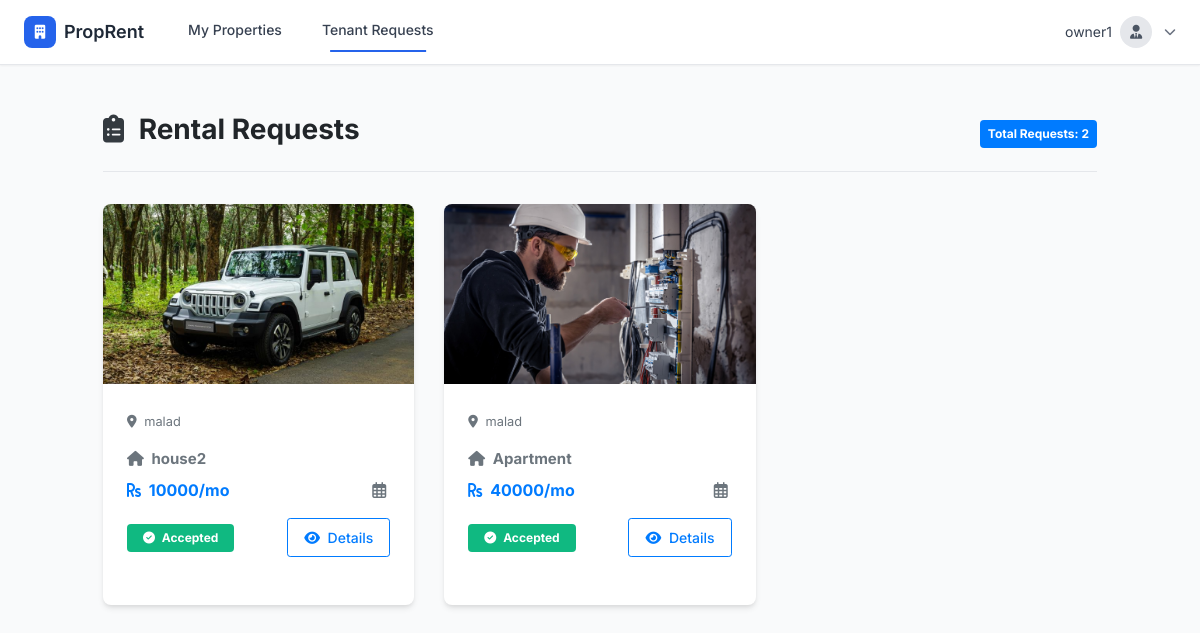
/owner_requests (signed in), run on the app's committed database.
### house_rent_app/models.py (models this page shows, shortened)
class Request(models.Model):
    house = models.ForeignKey(House, on_delete=models.CASCADE, related_name='requests')
    tenant = models.ForeignKey(User, on_delete=models.CASCADE, related_name='requests')
    created_at = models.DateTimeField(default=timezone.now)
    status = models.BooleanField(default=False)

class House(models.Model):
    title = models.CharField(max_length=200)
    description = models.TextField()
    rent = models.IntegerField()
    address = models.CharField(max_length=200)
    city = models.CharField(max_length=100)
    image = models.ImageField(upload_to='house_images/')
    created_at = models.DateTimeField(default=timezone.now)
    area = models.IntegerField()
    owner = models.ForeignKey(User, on_delete=models.CASCADE, related_name='houses')
    is_available = models.BooleanField(default=True)
    furnished = models.BooleanField(default=False)
    no_of_rooms = models.IntegerField(default=1)

class UserProfile(models.Model):
    user = models.OneToOneField(User, on_delete=models.CASCADE)
    phone_number = models.CharField(max_length=15, unique=True)
    type = models.BooleanField(default=False)  # True for owner, False for tenant
    address = models.CharField(max_length=200)
    city = models.CharField(max_length=100)

### house_rent_app/views.py (the view, shortened to what this page needs)
# urls.py: path('owner_requests', views.OwnerRequests.as_view(), name='owner_requests'),
class OwnerRequests(LoginRequiredMixin, View):
    login_url = 'login'
    redirect_field_name = 'next'
    def get(self, request):
        owner_houses = House.objects.filter(owner=request.user)
        requests = Request.objects.filter(house__in=owner_houses)
        booking_dates = []
        for req in requests:
            booking = Booking.objects.filter(house=req.house, tenant=req.tenant).first()
            if booking:
                booking_dates.append({
                    'house': req.house,
                    'tenant': req.tenant,
                    'start_date': booking.start_date,
                    'end_date': booking.end_date
                })
        return render(request, "owner_requests.html", {"requests": requests, "booking_dates": booking_dates})

### house_rent_app/templates/owner_requests.html (shortened to what this page needs)
<!DOCTYPE html>
<html lang="en">
<head>
    <link rel="stylesheet" href="https://cdn.jsdelivr.net/npm/bootstrap@4.0.0/dist/css/bootstrap.min.css">
    <link rel="stylesheet" href="https://cdnjs.cloudflare.com/ajax/libs/font-awesome/6.4.0/css/all.min.css">
</head>
<body>
    {% include 'owner_navbar.html' %}
    <div class="container py-5">
        <div class="page-header d-flex justify-content-between align-items-center">
            <h1 class="h3 font-weight-bold">
                <i class="fas fa-clipboard-list text-dark mr-2"></i> Rental Requests
            </h1>
            <span class="badge badge-primary p-2">Total Requests: {{ requests|length }}</span>
        </div>
        {% if requests %}
        <div class="row">
            {% for request in requests %}
            <div class="col-md-6 col-lg-4 mb-4">
                <div class="request-card h-100">
                    <img src="media/{{ request.house.image }}" alt="Property Image" class="property-img">
                    <div class="p-4">
                        <div class="d-flex align-items-center mb-3">
                            <div>
                                <small class="text-muted">
                                    <i class="fas fa-map-marker-alt mr-1"></i> {{ request.tenant.userprofile.address }}
                                </small>
                            </div>
                        </div>
                        <div class="mb-3">
                            <p class="text-muted small mb-2" style="font-weight: 700; font-size: 15px;">
                                <i class="fas fa-home mr-1"></i> {{ request.house.title }}
                            </p>
                            <div class="d-flex justify-content-between">
                                <span class="font-weight-bold text-primary">
                                    <i class="fas fa-rupee-sign mr-1"></i> {{ request.house.rent }}/mo
                                </span>
                                <span class="text-muted">
                                    <i class="far fa-calendar-alt mr-1"></i> {{ request.request_date|date:"M d, Y" }}
                                </span>
                            </div>
                        </div>
                        <div class="d-flex justify-content-between align-items-center">
                            {% if request.status %}
                            <span class="badge badge-accepted py-2 px-3">
                                <i class="fas fa-check-circle mr-1"></i> Accepted
                            </span>
                            {% endif %}
                            <button class="btn btn-outline-primary btn-sm action-btn" data-toggle="modal" data-target="#requestDetails{{ request.id }}">
                                <i class="fas fa-eye mr-1"></i> Details
                            </button>
                        </div>
                    </div>
                </div>
            </div>
            {% endfor %}
        </div>
        {% endif %}
    </div>
</body>
</html>

### house_rent_app/templates/owner_navbar.html (shortened to what this page needs)
<!DOCTYPE html>
<html lang="en">
<head>
    <script src="https://cdn.tailwindcss.com"></script>
    <link href="https://cdnjs.cloudflare.com/ajax/libs/font-awesome/6.1.1/css/all.min.css" rel="stylesheet">
</head>
<body class="bg-gray-50">
    <nav class="bg-white shadow-sm border-b border-gray-200 sticky top-0 z-50">
        <div class="max-w-7xl mx-auto px-4 sm:px-6 lg:px-8">
            <div class="flex justify-between h-16">
                <div class="flex items-center">
                    <div class="flex-shrink-0 flex items-center">
                        <div class="w-8 h-8 bg-blue-600 rounded-lg flex items-center justify-center">
                            <i class="fas fa-building text-white text-sm"></i>
                        </div>
                        <span class="ml-2 text-lg font-semibold text-gray-800">PropRent</span>
                    </div>
                    <div class="hidden md:ml-10 md:flex md:space-x-8">
                        <a href="{% url 'owner_home' %}"
                           class="nav-link inline-flex items-center px-1 pt-1 text-sm font-medium text-gray-700 {% if request.resolver_match.url_name == 'owner_home' %}active{% endif %}">
                            My Properties
                        </a>
                        <a href="{% url 'owner_requests' %}"
                           class="nav-link inline-flex items-center px-1 pt-1 text-sm font-medium text-gray-700 {% if request.resolver_match.url_name == 'owner_requests' %}active{% endif %}">
                            Tenant Requests
                        </a>
                    </div>
                </div>
                <div class="flex items-center">
                    <div class="relative ml-3" x-data="{ open: false }">
                        <div>
                            <button @click="open = !open" class="flex items-center space-x-3 focus:outline-none">
                                <div class="flex items-center">
                                    <span class="text-sm text-gray-700 mr-2">{{ request.user.username }}</span>
                                    <div class="w-8 h-8 bg-gray-200 rounded-full flex items-center justify-center">
                                        <i class="fas fa-user-tie text-gray-600 text-sm"></i>
                                    </div>
                                </div>
                                <i class="fas fa-chevron-down text-xs text-gray-500"></i>
                            </button>
                        </div>
                    </div>
                </div>
            </div>
        </div>
    </nav>
</body>
</html>

### house_rent_app/templates/owner_requests.html (style rules this page uses)
:root { --primary-color: #4f46e5; --success-color: #10b981; --danger-color: #ef4444; --light-bg: #f9fafb; --card-shadow: 0 4px 6px -1px rgba(0, 0, 0, 0.1), 0 2px 4px -1px rgba(0, 0, 0, 0.06); }
body { background-color: var(--light-bg); font-family: 'Segoe UI', Tahoma, Geneva, Verdana, sans-serif; }
.page-header { margin-bottom: 2rem; padding-bottom: 1rem; border-bottom: 1px solid #e5e7eb; }
.request-card { background: white; border-radius: 0.5rem; box-shadow: var(--card-shadow); transition: transform 0.2s ease, box-shadow 0.2s ease; margin-bottom: 1.5rem; }
.property-img { width: 100%; height: 180px; object-fit: cover; border-radius: 0.5rem 0.5rem 0 0; }
.badge-accepted { background-color: var(--success-color); color: white; }
.action-btn { font-weight: 500; padding: 0.5rem 1rem; }

### house_rent_app/templates/owner_navbar.html (style rules this page uses)
* { font-family: 'Inter', sans-serif; }
.nav-link { position: relative; transition: color 0.2s; }
.nav-link::after { content: ''; position: absolute; width: 0; height: 2px; bottom: -4px; left: 50%; background-color: #2563eb; transition: all 0.2s; transform: translateX(-50%); }
.nav-link.active::after { width: 80%; }

### data on the page
Request: house.image (picture), tenant.userprofile.address "malad", house "house2", house.rent "10000", status True (drawn)
Request: house.image (picture), tenant.userprofile.address "malad", house "Apartment", house.rent "40000", status True (drawn)

### other printed values
{{ request.user.username }} "owner1"
{{ requests|length }} "2"
